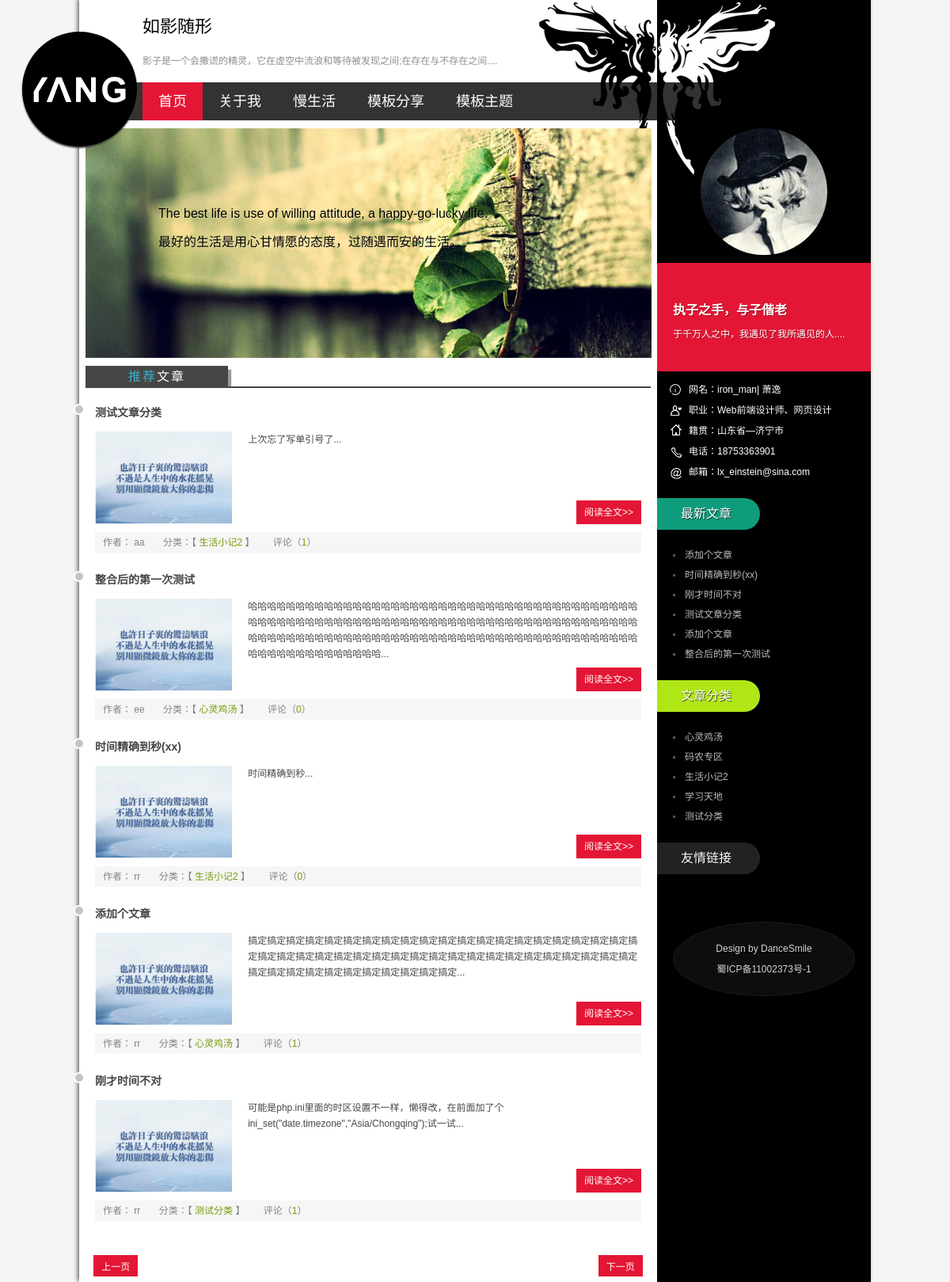
The page / on the database its author committed.
### tables this page shows
CREATE TABLE IF NOT EXISTS `article` (
  `id` tinyint(1) NOT NULL AUTO_INCREMENT,
  `articleName` tinytext NOT NULL,
  `categoryId` tinyint(4) NOT NULL,
  `articleContent` text NOT NULL,
  `changeTime` datetime NOT NULL,
  `userId` tinyint(4) DEFAULT NULL,
  `setTime` datetime DEFAULT NULL,
  PRIMARY KEY (`id`)
);

CREATE TABLE IF NOT EXISTS `user` (
  `id` tinyint(1) NOT NULL AUTO_INCREMENT,
  `name` tinytext NOT NULL,
  `nick` tinytext NOT NULL,
  `pwd` tinytext NOT NULL,
  PRIMARY KEY (`id`)
);

CREATE TABLE IF NOT EXISTS `category` (
  `id` tinyint(1) NOT NULL AUTO_INCREMENT,
  `categoryName` tinytext NOT NULL,
  `categoryMeans` text NOT NULL,
  `setTime` datetime NOT NULL,
  PRIMARY KEY (`id`)
);

### index.php (the view, shortened to what this page needs)
<!doctype html>
<html>
<head>
<link href="css/base.css" rel="stylesheet">
<link href="css/index.css" rel="stylesheet">
<link href="css/media.css" rel="stylesheet">
<?php
include("php/pager.class.php");
?>
</head>
<body>
<div class="ibody">
  <header>
    <h1>如影随形</h1>
    <h2>影子是一个会撒谎的精灵，它在虚空中流浪和等待被发现之间;在存在与不存在之间....</h2>
    <div class="logo"><a href="back/back.php"></a></div>
    <nav id="topnav"><a href="index.php">首页</a><a href="http://www.iliuye.com/Wap/Index/article/id/82202">关于我</a><a href="newlist.html">慢生活</a><a href="share.html">模板分享</a><a href="new.html">模板主题</a></nav>
  </header>
  <article>
    <div class="banner">
      <ul class="texts">
        <p>The best life is use of willing attitude, a happy-go-lucky life. </p>
        <p>最好的生活是用心甘情愿的态度，过随遇而安的生活。</p>
      </ul>
    </div>
    <div class="bloglist">
      <h2>
        <p><span>推荐</span>文章</p>
      </h2>
<?php
	$sql="select * from `category`,`article` where `category`.`id`=`article`.`categoryId` order by `article`.`setTime` asc";
	$page = new pager($sql,5);
	$result=mysql_query($page->sqlquery());
	while($row = mysql_fetch_array($result,MYSQL_ASSOC))
	{
?>
    <div class="blogs">
        <h3>
            <a target="_blank" href="article.php?id=<?php echo $row['id']?>"><?php echo mb_substr($row['articleName'],0,24,'utf-8')?></a>
        </h3>
        <figure><img src="images/01.jpg" ></figure>
    <ul>
    	<div style="width:100%;height:67px;">
            <p>
                <?php $str= preg_replace("/<(.*?)>/","",$row['articleContent']); echo mb_substr($str,0,137,'utf-8')."..."; ?>
            </p>
        </div>
        <a href="article.php?id=<?php echo $row['id']?>" target="_blank" class="readmore">阅读全文&gt;&gt;</a>
    </ul>
    <p class="autor">
        <span>作者：
			<?php
                $row_1=mysql_fetch_array(mysql_query("select * from user where `id`='".$row['userId']."'"));
                echo $row_1['nick'];
            ?>
        </span>
        <span>分类：【
            <a target="_blank" href="category.php?id=<?php echo $row['categoryId']?>"><?php echo $row['categoryName']?></a>
        】</span>
        <?php $sum=mysql_fetch_array(mysql_query("select count(*) from `comment` where `articleId`='".$row['id']."'"));?>
        <span>评论（<a target="_blank" href="#"><?php echo $sum[0];?></a>）</span>
    </p>
    <div class="dateview"><?php echo mb_substr($row['setTime'],0,10,'utf-8');?></div>
    </div>
<?php
	}
	echo $page->set_page_info();
?>
    </div>
  </article>
  <aside>
    <div class="avatar"><a href="http://www.iliuye.com/Wap/Index/article/id/82202"><span>关于萧逸</span></a></div>
    <div class="topspaceinfo">
      <h1>执子之手，与子偕老</h1>
      <p>于千万人之中，我遇见了我所遇见的人....</p>
    </div>
    <div class="about_c">
      <p>网名：iron_man| 萧逸</p>
      <p>职业：Web前端设计师、网页设计 </p>
      <p>籍贯：山东省&mdash;济宁市</p>
      <p>电话：18753363901</p>
      <p>邮箱：lx_einstein@sina.com</p>
    </div>
    <div class="tj_news">
      <h2>
        <p class="tj_t1">最新文章</p>
      </h2>
      <ul>
		<?php
			$s_query=mysql_query("select * from (select * from `article` order by `changeTime` asc)as `table` limit 8");
			while($new=mysql_fetch_array($s_query)){
        ?>
        <li><a href="article.php?id=<?php echo $new['id']?>"><?php echo mb_substr($new['articleName'],0,24,'utf-8');?></a></li>
        <?php }?>
      </ul>
      <h2>
        <p class="tj_t2">文章分类</p>
      </h2>
      <ul>
		<?php
			$s_query_2=mysql_query("select * from `category` order by `setTime` asc");
			while($new_2=mysql_fetch_array($s_query_2)){
        ?>
        <li><a href="category.php?id=<?php echo $new_2['id']?>"><?php echo mb_substr($new_2['categoryName'],0,24,'utf-8');?></a></li>
        <?php }?>
      </ul>
    </div>
    <div class="links">
      <h2>
        <p>友情链接</p>
      </h2>
    </div>
    <div class="copyright">
      <ul>
        <p> Design by <a href="/">DanceSmile</a></p>
        <p>蜀ICP备11002373号-1</p>
      </ul>
    </div>
  </aside>
</div>
</body>
</html>

### php/pager.class.php (shortened to what this page needs)
<?php
        class pager {
                public $sql;
                public $datanum;
                public $page_size;
function __construct($sql,$page_size) {
                        $result = mysql_query($sql);
                        $datanum = mysql_num_rows($result);
                        $this->sql=$sql;
                        $this->datanum=$datanum;
                        $this->page_size=$page_size;
                }
                public function page_id() {
                        if($_SERVER['QUERY_STRING'] == ""){
                                return 1;
                        }elseif(substr_count($_SERVER['QUERY_STRING'],"page_id=") == 0){
                                return 1;
                        }else{
                                return intval(substr($_SERVER['QUERY_STRING'],8));
                        }
                }
                public function url() {
                        if($_SERVER['QUERY_STRING'] == ""){
                                return "";
                        }elseif(substr_count($_SERVER['QUERY_STRING'],"page_id=") == 0){
                                return "&".$_SERVER['QUERY_STRING'];
                        }else{
                                return str_replace("page_id=".$this->page_id(),"",$_SERVER['QUERY_STRING']);
                        }
                }
                public function page_num() {
                        if($this->datanum == 0){
                                return 1;
                        }else{
                                return ceil($this->datanum/$this->page_size);
                        }
                }
                public function start() {
                        return ($this->page_id()-1)*$this->page_size;
                }
                public function sqlquery() {
                        return $this->sql." limit ".$this->start().",".$this->page_size;
                }
                private function php_self() {
                        return $_SERVER['PHP_SELF'];
                }
                private function pre_page() {
                        if ($this->page_id() == 1) {
                                return "<div class=\"page\"><a class=\"pre\" href=".$this->php_self()."?page_id=1".$this->url().">上一页</a>";
                        }elseif ($this->page_id() != 1) {
                                return "<div class=\"page\"><a class=\"pre\" href=".$this->php_self()."?page_id=".($this->page_id()-1).$this->url().">上一页</a>";
                        }
                }
                private function next_page() {
                        if ($this->page_id() < $this->page_num()) {
                                return "<a class=\"readmore\" href=".$this->php_self()."?page_id=".($this->page_id()+1).$this->url().">下一页</a></div>";
                        }elseif ($this->page_id() == $this->page_num()) {
                                return "<a class=\"readmore\" href=".$this->php_self()."?page_id=".$this->page_num().$this->url().">下一页</a></div>";
                        }
                }
                public function set_page_info() {
                        $page_info= $this->pre_page();
                        $page_info .= $this->next_page();
                        return $page_info;
                }
        }
?>

### css/base.css (style rules this page uses)
* { margin: 0; padding: 0 }
body { font: 12px "����", Arial, Helvetica, sans-serif; background: #f5f5f5 }
img { border: 0; display: block }
ul { list-style: none; }
h1, h2, h3, h4, h5, h6 { font-size: 100%; font-weight: normal; }
a { outline: none; }
a:link, a:visited { text-decoration: none; }
.ibody { background: url(../images/bg.png) repeat-y; width: 1000px; margin: auto; box-shadow: -2px -1px 5px #666; }
header { position: relative; background: url(../images/ibodybg.png) top right no-repeat }
header h1 { padding: 15px 0 0 80px; font-size: 22px; font-family: "Microsoft Yahei", Arial, Helvetica, sans-serif; }
header h2 { margin: 20px 80px; color: #8e8d8d }
.logo { background: url(../images/logo.png) no-repeat #000 center; width: 145px; height: 145px; border-radius: 50%; position: absolute; left: -72px; top: 40px; box-shadow: 0px 2px 2px #414141; }
.logo a { width: 100%; height: 100%; display: block }
nav { background: rgba(0,0,0,0.8); height: 48px; line-height: 48px; padding-left: 80px; filter: progid:DXImageTransform.Microsoft.gradient(gradientType = 0, startColorstr = #3333333, endColorstr = #3333333); }
nav a { display: inline-block; font-size: 18px; font-family: "Microsoft Yahei", Arial, Helvetica, sans-serif; color: #FFF; padding: 0 20px; -webkit-transition: all 1s; -moz-transition: all 1s; -o-transition: all 1s; transition: all 1s; }
#topnav_current { background: #e41635 }
article { width: 73%; float: left; background: url(../images/ibodybg.png) 560px -147px no-repeat; }
aside { width: 27%; background: url(../images/ibodybg.png) -170px -147px no-repeat #000; float: right; }
.copyright { background: #0d0d0d; border-radius: 50%; text-align: center; color: #d8d8d8; padding: 20px; margin: 60px 20px 0 20px; border: #1b1a1a 1px solid; }
.copyright p { line-height: 26px; text-shadow: #000 1px 1px 1px }
.copyright p a { color: #d8d8d8; }

### rows shown on the page
article: articleName "测试文章分类", articleContent "上次忘了写单引号了", userId.nick "aa", categoryId.categoryName "生活小记2", sum "1"
article: articleName "整合后的第一次测试", articleContent "哈哈哈哈哈哈哈哈哈哈哈哈哈哈哈哈哈哈哈哈哈哈哈哈哈哈哈哈哈哈哈哈哈哈哈哈哈哈哈哈哈哈哈哈哈哈哈哈哈哈哈哈哈哈哈哈哈哈哈哈哈哈哈哈哈哈哈哈哈哈哈哈哈哈哈哈哈哈哈哈哈哈哈哈哈哈哈哈哈哈哈哈哈哈哈哈哈哈哈哈哈哈哈哈哈哈哈哈哈哈哈哈哈哈哈哈哈哈哈哈哈哈哈哈哈哈哈哈哈哈哈哈哈哈哈哈哈", userId.nick "ee", categoryId.categoryName "心灵鸡汤", sum "0"
article: articleName "时间精确到秒(xx)", articleContent "时间精确到秒", userId.nick "rr", categoryId.categoryName "生活小记2", sum "0"
article: articleName "添加个文章", articleContent "搞定搞定搞定搞定搞定搞定搞定搞定搞定搞定搞定搞定搞定搞定搞定搞定搞定搞定搞定搞定搞定搞定搞定搞定搞定搞定搞定搞定搞定搞定搞定搞定搞定搞定搞定搞定搞定搞定搞定搞定搞定搞定搞定搞定搞定搞定搞定搞定搞定搞定搞定搞定", userId.nick "rr", categoryId.categoryName "心灵鸡汤", sum "1"
article: articleName "刚才时间不对", articleContent "可能是php.ini里面的时区设置不一样，懒得改，在前面加了个ini_set(\"date.timezone\",\"Asia/Chongqing\");试一试", userId.nick "rr", categoryId.categoryName "测试分类", sum "1"
category: categoryName "心灵鸡汤"
category: categoryName "码农专区"
category: categoryName "生活小记2"
category: categoryName "学习天地"
category: categoryName "测试分类"

### other values the page prints
mb_substr($new['articleName'],0,24,'utf-8') "添加个文章"
mb_substr($new['articleName'],0,24,'utf-8') "时间精确到秒(xx)"
mb_substr($new['articleName'],0,24,'utf-8') "刚才时间不对"
mb_substr($new['articleName'],0,24,'utf-8') "测试文章分类"
mb_substr($new['articleName'],0,24,'utf-8') "整合后的第一次测试"
